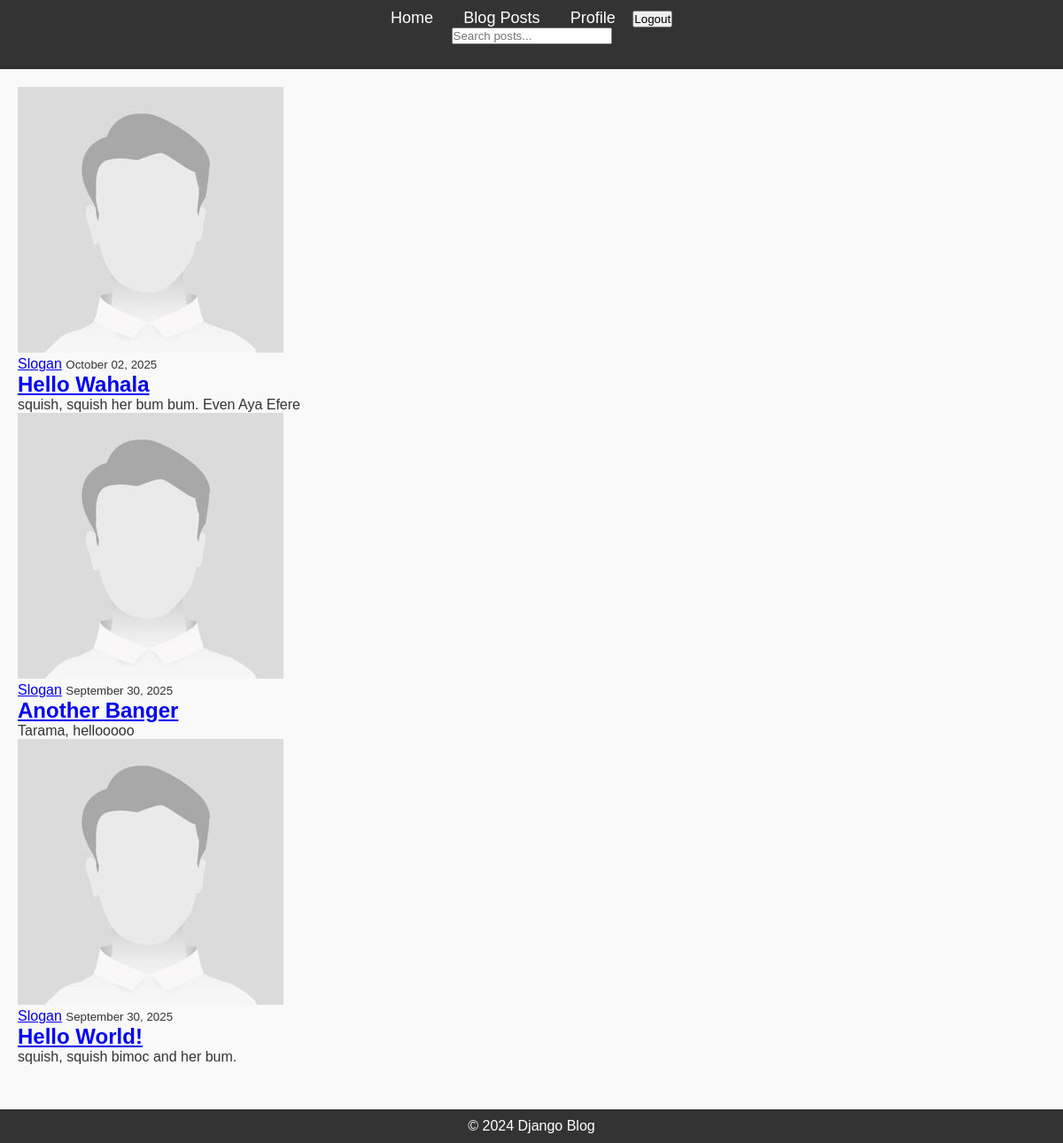
The page /posts/ (signed in) on the database its author committed.
### blog/models.py (models this page shows, shortened)
class Post(models.Model):
    title = models.CharField(max_length=200)
    content = models.TextField()
    published_date = models.DateTimeField(auto_now=True)
    author = models.ForeignKey(User, on_delete=models.CASCADE, related_name='post')
    tags = TaggableManager()

class Profile(models.Model):
    user = models.OneToOneField(User, on_delete=models.CASCADE)
    image = models.ImageField(default='default.jpg', upload_to='profile_pics')

### blog/views.py (the view)
# urls.py: path('posts/', PostListView.as_view(), name='posts'),
class PostListView(ListView):
    model = Post
    template_name = 'blog/home.html'
    context_object_name = 'posts'
    ordering = ['-published_date']

### blog/templates/blog/home.html (shortened to what this page needs)
{% extends "blog/base.html" %}
{% block content %}
    {% for post in posts %}
    <article class="media content-section">
        <img class="rounded-circle article-img" src="{{ post.author.profile.image.url}}" alt="">
        <div class="media-body">
            <div class="article-metadata">
                <a class="mr-2" href="#">{{ post.author }}</a>
                <small class="text-muted">{{ post.published_date|date:"F d, Y" }}</small>
            </div>
            <h2><a class="article-title" href="{% url 'post-detail' post.id %}">{{ post.title }}</a></h2>
            <p class="article-content">{{ post.content }}</p>
        </div>
    </article>
    {% endfor %}
{% endblock content%}

### blog/static/css/styles.css (style rules this page uses)
* { margin: 0; padding: 0; box-sizing: border-box; }
body { font-family: Arial, sans-serif; background-color: #f9f9f9; color: #333; }

### rows shown on the page
Post: author.profile.image (placeholder picture), author "Slogan", published_date "October 02, 2025", title "Hello Wahala", content "squish, squish her bum bum. Even Aya Efere"
Post: author.profile.image (placeholder picture), author "Slogan", published_date "September 30, 2025", title "Another Banger", content "Tarama, hellooooo"
Post: author.profile.image (placeholder picture), author "Slogan", published_date "September 30, 2025", title "Hello World!", content "squish, squish bimoc and her bum."
